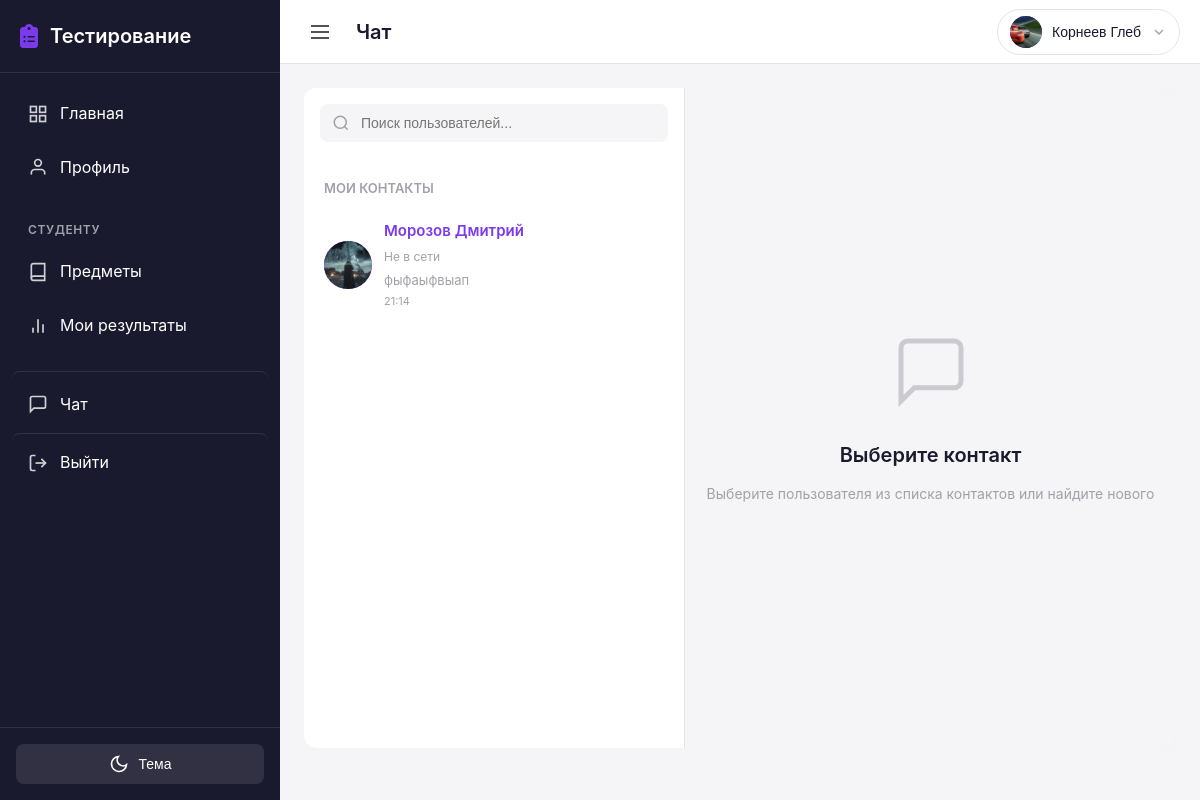
The app's page /chat/ (signed in), older data.
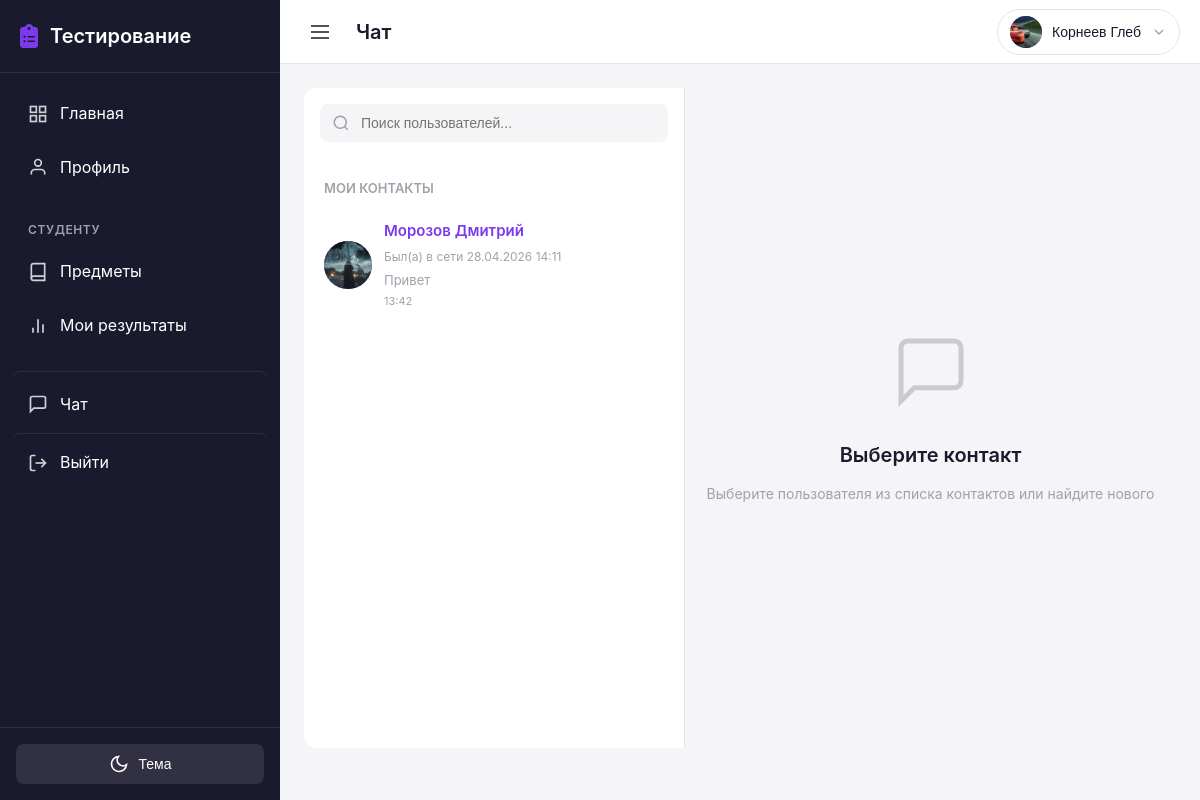
The same page, newer data.
### users/models.py (models this page shows, shortened)
class User(AbstractUser):
    role = models.CharField(
        max_length=10,
        choices=UserRole.choices,
        default=UserRole.STUDENT,
        verbose_name='Р РѕР»СЊ'
    )
    phone = models.CharField(
        max_length=20,
        blank=True,
        verbose_name='РўРµР»РµС„РѕРЅ'
    )
    birth_date = models.DateField(
        null=True,
        blank=True,
        verbose_name='Р”Р°С‚Р° СЂРѕР¶РґРµРЅРёСЏ'
    )
    patronymic = models.CharField(
        max_length=100,
        blank=True,
        verbose_name='РћС‚С‡РµСЃС‚РІРѕ'
    )
    class Meta:
        verbose_name = 'РџРѕР»СЊР·РѕРІР°С‚РµР»СЊ'
        verbose_name_plural = 'РџРѕР»СЊР·РѕРІР°С‚РµР»Рё'
    @property
    def is_teacher(self):
        return self.role == UserRole.TEACHER
    @property
    def is_student(self):
        return self.role == UserRole.STUDENT

class Profile(models.Model):
    user = models.OneToOneField(
        User,
        on_delete=models.CASCADE,
        related_name='profile',
        verbose_name='РџРѕР»СЊР·РѕРІР°С‚РµР»СЊ'
    )
    avatar = models.ImageField(
        upload_to='avatars/',
        null=True,
        blank=True,
        verbose_name='РђРІР°С‚Р°СЂ'
    )
    bio = models.TextField(
        blank=True,
        verbose_name='Рћ СЃРµР±Рµ'
    )
    group = models.ForeignKey(
        'groups.Group',
        on_delete=models.SET_NULL,
        null=True,
        blank=True,
        related_name='students',
        verbose_name='Р“СЂСѓРїРїР°',
        help_text='Р“СЂСѓРїРїР°, Рє РєРѕС‚РѕСЂРѕР№ РїСЂРёРЅР°РґР»РµР¶РёС‚ СЃС‚СѓРґРµРЅС‚'
    )
    real_group = models.CharField(
        max_length=50,
        blank=True,
        verbose_name='Р РµР°Р»СЊРЅР°СЏ РіСЂСѓРїРїР°',
        help_text='Р”Р»СЏ СЃС‚СѓРґРµРЅС‚РѕРІ РїРѕСЃР»Рµ 11 РєР»Р°СЃСЃР° (РЅР°РїСЂРёРјРµСЂ, 11РРЎ-1/26)'
    )
    created_at = models.DateTimeField(
        auto_now_add=True,
        verbose_name='Р”Р°С‚Р° СЃРѕР·РґР°РЅРёСЏ'
    )
    updated_at = models.DateTimeField(
        auto_now=True,
        verbose_name='Р”Р°С‚Р° РѕР±РЅРѕРІР»РµРЅРёСЏ'
    )
    last_seen_at = models.DateTimeField(
        null=True,
        blank=True,
        verbose_name='РџРѕСЃР»РµРґРЅРёР№ Р·Р°С…РѕРґ РІ СЃРµС‚СЊ'
    )
    class Meta:
        verbose_name = 'РџСЂРѕС„РёР»СЊ'
        verbose_name_plural = 'РџСЂРѕС„РёР»Рё'

### chat/models.py (models this page shows, shortened)
class Message(models.Model):
    sender = models.ForeignKey(
        settings.AUTH_USER_MODEL,
        on_delete=models.CASCADE,
        related_name='sent_messages',
        verbose_name='Отправитель',
    )
    receiver = models.ForeignKey(
        settings.AUTH_USER_MODEL,
        on_delete=models.CASCADE,
        related_name='received_messages',
        verbose_name='Получатель',
    )
    text = models.TextField(verbose_name='Текст сообщения')
    is_read = models.BooleanField(default=False, verbose_name='Прочитано')
    created_at = models.DateTimeField(auto_now_add=True, verbose_name='Дата отправки')
    class Meta:
        verbose_name = 'Сообщение'
        verbose_name_plural = 'Сообщения'
        ordering = ['created_at']
        indexes = [
            models.Index(fields=['sender', 'receiver', 'created_at']),
            models.Index(fields=['receiver', 'is_read']),
        ]

### chat/views.py (the view, shortened to what this page needs)
# urls.py: path('chat/', views.contacts_view, name='contacts'),
@login_required
def contacts_view(request):
    if request.user.role == 'admin':
        return redirect('admin:index')
    conversations = Message.objects.filter(
        Q(sender=request.user) | Q(receiver=request.user)
    ).select_related('sender', 'receiver')
    conversation_partners = {}
    for msg in conversations:
        partner = msg.sender if msg.receiver_id == request.user.id else msg.receiver
        if partner.id != request.user.id and partner.role != 'admin':
            conversation_partners[partner.id] = partner
    contact_list = []
    for partner_id, partner in conversation_partners.items():
        last_message = Message.objects.filter(
            Q(sender=partner, receiver=request.user) |
            Q(sender=request.user, receiver=partner)
        ).order_by('-created_at').first()
        unread_count = Message.objects.filter(
            sender=partner,
            receiver=request.user,
            is_read=False
        ).count()
        contact_list.append({
            'contact': partner,
            'last_message': last_message,
            'unread_count': unread_count,
            'is_online': is_user_online(partner.id),
            'last_seen_at': get_last_seen_at(partner),
        })
    contact_list.sort(
        key=lambda x: x['last_message'].created_at if x['last_message'] else datetime.min.replace(tzinfo=timezone.utc),
        reverse=True
    )
    active_chat = None
    chat_messages = []
    chat_user_id = request.GET.get('chat')
    context = {
        'contacts': contact_list,
        'active_chat': active_chat,
        'chat_messages': chat_messages,
        'active_chat_is_online': is_user_online(active_chat.id) if active_chat else False,
        'active_chat_last_seen_at': get_last_seen_at(active_chat) if active_chat else None,
    }
    return render(request, 'chat/contacts.html', context)

### templates/chat/contacts.html (shortened to what the changed rows need)
{% extends 'base.html' %}
{% block content %}
<div class="chat-full-container">
    <div class="chat-contacts-panel">
        <div class="contacts-list">
            {% if contacts %}
                <ul class="contacts-ul">
                    {% for item in contacts %}
                        <li class="contact-item {% if item.unread_count > 0 %}has-unread{% endif %} {% if active_chat and item.contact.id == active_chat.id %}active{% endif %}" data-contact-id="{{ item.contact.id }}">
                            <a href="?chat={{ item.contact.id }}" class="contact-link">
                                <div class="contact-avatar">
                                    {% if item.contact.profile.avatar %}
                                        <img src="{{ item.contact.profile.avatar.url }}" alt="{{ item.contact.last_name }}">
                                    {% else %}
                                        <span>{{ item.contact.first_name|first }}{{ item.contact.last_name|first }}</span>
                                    {% endif %}
                                </div>
                                <div class="contact-info">
                                    <div class="contact-name">
                                        {{ item.contact.last_name }} {{ item.contact.first_name }}
                                    </div>
                                    <div class="contact-presence {% if item.is_online %}is-online{% endif %}" data-contact-presence="{{ item.contact.id }}">
                                        {% if item.is_online %}
                                            В сети
                                        {% elif item.last_seen_at %}
                                            Был(а) в сети {{ item.last_seen_at|date:"d.m.Y H:i" }}
                                        {% else %}
                                            Не в сети
                                        {% endif %}
                                    </div>
                                    {% if item.last_message %}
                                        <div class="contact-last-message {% if item.unread_count > 0 %}unread{% endif %}">
                                            {{ item.last_message.text|truncatechars:40 }}
                                        </div>
                                        <div class="contact-time">{{ item.last_message.created_at|date:"H:i" }}</div>
                                    {% else %}
                                        <div class="contact-last-message">Нет сообщений</div>
                                    {% endif %}
                                </div>
                            </a>
                        </li>
                    {% endfor %}
                </ul>
            {% else %}
                <div class="no-contacts">
                    <p>У вас пока нет контактов</p>
                    <p class="hint">Используйте поиск, чтобы найти пользователей</p>
                </div>
            {% endif %}
        </div>
    </div>
    <div class="chat-panel" id="chatPanel">
        {% if active_chat %}
            <div class="chat-header">
                <div class="chat-header-user">
                    <button class="mobile-back-btn" id="mobileBackBtn" aria-label="Назад">
                        <svg width="24" height="24" viewBox="0 0 24 24" fill="none" stroke="currentColor" stroke-width="2">
                            <polyline points="15 18 9 12 15 6"></polyline>
                        </svg>
                    </button>
                    <a href="{% url 'user_profile_detail' active_chat.id %}?next={{ request.get_full_path|urlencode }}" class="chat-header-profile-link">
                        <div class="chat-header-avatar">
                            {% if active_chat.profile.avatar %}
                                <img src="{{ active_chat.profile.avatar.url }}" alt="{{ active_chat.last_name }}">
                            {% else %}
                                <span>{{ active_chat.first_name|first }}{{ active_chat.last_name|first }}</span>
                            {% endif %}
                        </div>
                        <div class="chat-header-info">
                            <span class="chat-header-name">{{ active_chat.last_name }} {{ active_chat.first_name }}</span>
                            <div class="chat-header-meta">
                                <span class="chat-header-role">{{ active_chat.get_role_display }}</span>
                                <span
                                    class="chat-header-presence {% if active_chat_is_online %}is-online{% endif %}"
                                    id="activeChatPresence"
                                    data-user-id="{{ active_chat.id }}"
                                    data-last-seen="{% if active_chat_last_seen_at %}{{ active_chat_last_seen_at|date:'c' }}{% endif %}"
                                >
                                    {% if active_chat_is_online %}
                                        В сети
                                    {% elif active_chat_last_seen_at %}
                                        Был(а) в сети {{ active_chat_last_seen_at|date:"d.m.Y H:i" }}
                                    {% else %}
                                        Не в сети
                                    {% endif %}
                                </span>
                            </div>
                        </div>
                    </a>
                    <div class="chat-selection-actions" id="chatSelectionActions" hidden>
                        <span class="chat-selection-count" id="chatSelectionCount">0</span>
                        <button type="button" class="chat-action-btn" id="deleteMessagesBtn" aria-label="Удалить выбранные сообщения" title="Удалить выбранные сообщения">
                            <svg width="18" height="18" viewBox="0 0 24 24" fill="none" stroke="currentColor" stroke-width="2">
                                <polyline points="3 6 5 6 21 6"></polyline>
                                <path d="M19 6l-1 14H6L5 6"></path>
                                <path d="M10 11v6"></path>
                                <path d="M14 11v6"></path>
                                <path d="M9 6V4h6v2"></path>
                            </svg>
                        </button>
                        <button type="button" class="chat-action-btn" id="clearSelectionBtn" aria-label="Снять выделение" title="Снять выделение">
                            <svg width="18" height="18" viewBox="0 0 24 24" fill="none" stroke="currentColor" stroke-width="2">
                                <line x1="18" y1="6" x2="6" y2="18"></line>
                                <line x1="6" y1="6" x2="18" y2="18"></line>
                            </svg>
                        </button>
                    </div>
                </div>
            </div>
            <div class="chat-messages" id="chatMessages">
                {% for item in chat_messages %}
                    {% if item.type == 'date' %}
                        <div class="chat-date-divider">
                            <span>{{ item.date|date:"d E Y" }}</span>
                        </div>
                    {% else %}
                        {% with message=item.data %}
                        <div class="chat-message {% if message.sender.id == user.id %}own{% else %}other{% endif %}"
                             data-message-id="{{ message.id }}"
                             data-owned="{% if message.sender.id == user.id %}true{% else %}false{% endif %}">
                            <div class="message-avatar">
                                {% if message.sender.profile.avatar %}
                                    <img src="{{ message.sender.profile.avatar.url }}" alt="{{ message.sender.last_name }}">
                                {% else %}
                                    <span>{{ message.sender.first_name|first }}{{ message.sender.last_name|first }}</span>
                                {% endif %}
                            </div>
                            <div class="message-content">
                                <div class="message-header">
                                    <span class="message-sender">{{ message.sender.get_full_name|default:message.sender.username }}</span>
                                    <span class="message-time">{{ message.created_at|date:"H:i" }}</span>
                                </div>
                                <div class="message-text">{{ message.text|linebreaksbr }}</div>
                            </div>
                        </div>
                        {% endwith %}
                    {% endif %}
                {% empty %}
                    <div class="chat-no-messages">
                        <svg width="60" height="60" viewBox="0 0 24 24" fill="none" stroke="currentColor" stroke-width="1.5">
                            <path d="M21 15a2 2 0 0 1-2 2H7l-4 4V5a2 2 0 0 1 2-2h14a2 2 0 0 1 2 2z"></path>
                        </svg>
                        <p>Здесь пока нет сообщений</p>
                        <p class="hint">Отправьте первое сообщение!</p>
                    </div>
                {% endfor %}
            </div>
            <div class="chat-input-area">
                <form id="messageForm" class="message-form">
                    <div class="message-input-wrapper">
                        <input
                            type="text"
                            id="messageInput"
                            class="message-input"
                            placeholder="Введите сообщение..."
                            autocomplete="off"
                            maxlength="2000"
                        >
                        <button type="submit" class="send-btn" id="sendBtn">
                            <svg width="20" height="20" viewBox="0 0 24 24" fill="none" stroke="currentColor" stroke-width="2">
                                <line x1="22" y1="2" x2="11" y2="13"></line>
                                <polygon points="22 2 15 22 11 13 2 9 22 2"></polygon>
                            </svg>
                        </button>
                    </div>
                </form>
            </div>
            <div class="chat-confirm-overlay" id="deleteConfirmOverlay" hidden>
                <div class="chat-confirm-modal">
                    <h3 class="chat-confirm-title">Удалить сообщения?</h3>
                    <p class="chat-confirm-text">Выбранные сообщения будут удалены из диалога без возможности восстановления.</p>
                    <div class="chat-confirm-actions">
                        <button type="button" class="btn btn-secondary" id="cancelDeleteBtn">Отмена</button>
                        <button type="button" class="btn btn-primary" id="confirmDeleteBtn">Удалить</button>
                    </div>
                </div>
            </div>
        {% else %}
            <div class="chat-empty-state">
                <div class="empty-state-content">
                    <h2>Выберите контакт</h2>
                </div>
            </div>
        {% endif %}
    </div>
</div>
{% endblock %}

Row changes from the older to the newer data that the page shows:
changed through a linked row, User "Морозов": last_seen_at (not shown) → "28.04.2026 14:11"; last_message.text "фыфаыфвыап" → "Привет"; last_message.created_at "21:14" → "13:42"; text "Не в сети" → "Был(а) в сети"
